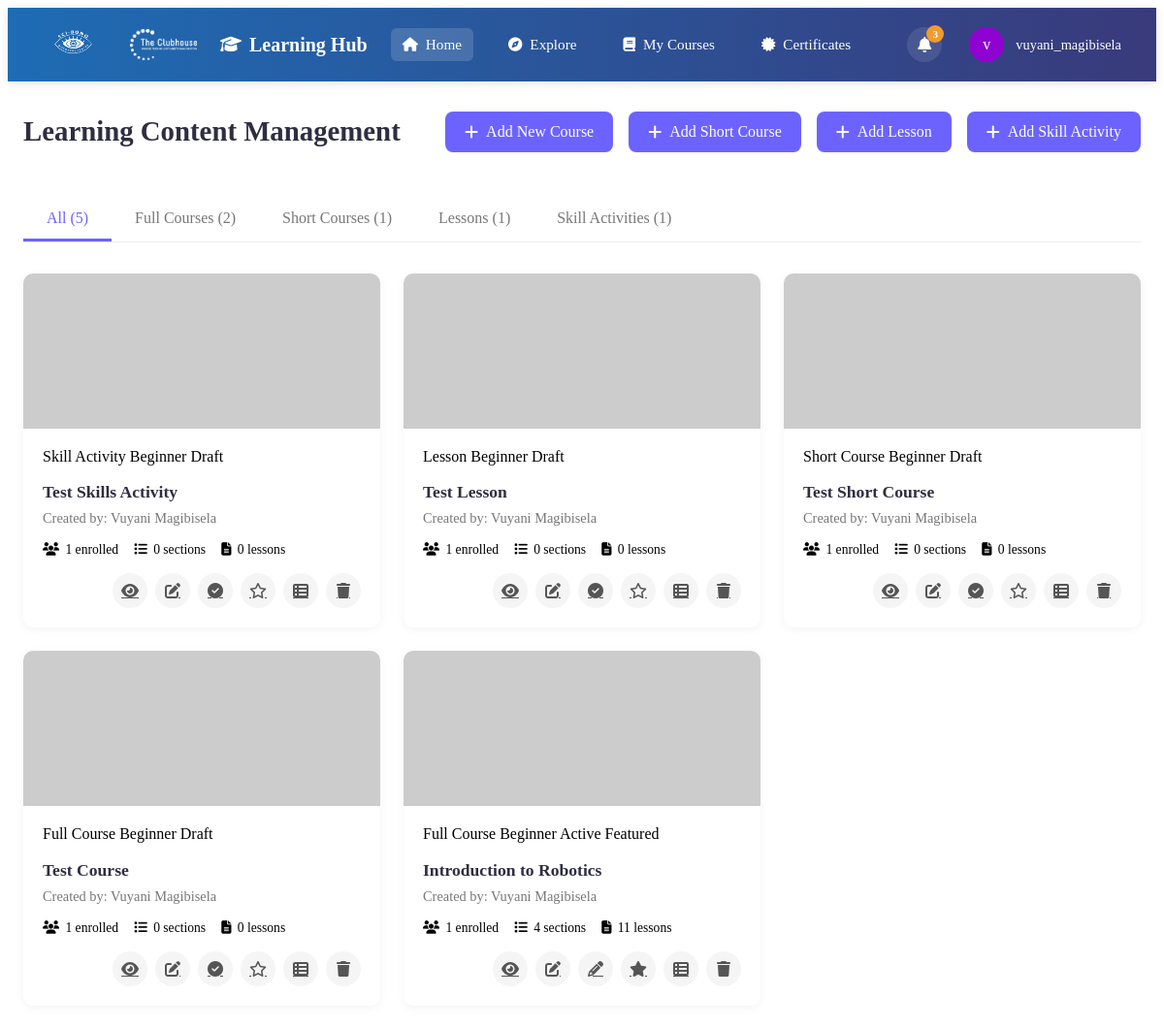
Screenshot of /app/Views/admin/manage-courses.php (signed in) with the database file from the repository.
### tables this page shows
CREATE TABLE `courses` (
  `id` int(11) NOT NULL,
  `course_code` varchar(50) NOT NULL,
  `title` varchar(255) NOT NULL,
  `description` text DEFAULT NULL,
  `learning_objectives` text DEFAULT NULL,
  `course_requirements` text DEFAULT NULL,
  `prerequisites` text DEFAULT NULL,
  `completion_criteria` text DEFAULT NULL,
  `certification_criteria` text DEFAULT NULL,
  `pass_percentage` decimal(5,2) DEFAULT 70.00,
  `type` enum('full_course','short_course','lesson','skill_activity') NOT NULL,
  `category` varchar(100) NOT NULL DEFAULT 'General',
  `difficulty_level` enum('Beginner','Intermediate','Advanced') NOT NULL DEFAULT 'Beginner',
  `duration` varchar(50) DEFAULT NULL,
  `estimated_duration_hours` int(11) DEFAULT NULL,
  `image_path` varchar(255) DEFAULT NULL,
  `thumbnail_path` varchar(255) DEFAULT NULL,
  `enrollment_count` int(11) NOT NULL DEFAULT 0,
  `max_enrollments` int(11) DEFAULT NULL,
  `display_order` int(11) NOT NULL DEFAULT 0,
  `is_featured` tinyint(1) NOT NULL DEFAULT 0,
  `is_published` tinyint(1) NOT NULL DEFAULT 0,
  `status` enum('active','inactive','draft','archived') NOT NULL DEFAULT 'draft',
  `created_by` int(11) NOT NULL,
  `last_updated_by` int(11) DEFAULT NULL,
  `created_at` timestamp NOT NULL DEFAULT current_timestamp(),
  `updated_at` timestamp NOT NULL DEFAULT current_timestamp() ON UPDATE current_timestamp()
);

CREATE TABLE `users` (
  `id` int(100) NOT NULL,
  `username` varchar(255) NOT NULL,
  `email` varchar(255) NOT NULL DEFAULT 'default@example.com',
  `password` varchar(255) NOT NULL,
  `name` varchar(255) NOT NULL,
  `surname` varchar(255) NOT NULL,
  `user_type` enum('admin','mentor','member','alumni','community') NOT NULL DEFAULT 'member',
  `date_of_birth` date DEFAULT NULL,
  `Gender` enum('Male','Female','Other') NOT NULL,
  `grade` int(12) DEFAULT NULL,
  `school` varchar(255) DEFAULT NULL,
  `parent` varchar(255) DEFAULT NULL,
  `parent_email` varchar(255) DEFAULT NULL,
  `leaner_number` int(10) DEFAULT NULL,
  `parent_number` int(10) DEFAULT NULL,
  `Relationship` varchar(255) DEFAULT NULL,
  `Center` enum('Sci-Bono Clubhouse','Waverly Girls Solar Lab','Mapetla Solar Lab','Emdeni Solar Lab') NOT NULL DEFAULT 'Sci-Bono Clubhouse',
  `nationality` varchar(100) DEFAULT NULL,
  `id_number` varchar(50) DEFAULT NULL,
  `home_language` varchar(50) DEFAULT NULL,
  `address_street` varchar(255) DEFAULT NULL,
  `address_suburb` varchar(255) DEFAULT NULL,
  `address_city` varchar(255) DEFAULT NULL,
  `address_province` varchar(100) DEFAULT NULL,
  `address_postal_code` varchar(20) DEFAULT NULL,
  `medical_aid_name` varchar(100) DEFAULT NULL,
  `medical_aid_holder` varchar(100) DEFAULT NULL,
  `medical_aid_number` varchar(100) DEFAULT NULL,
  `emergency_contact_name` varchar(255) DEFAULT NULL,
  `emergency_contact_relationship` varchar(100) DEFAULT NULL,
  `emergency_contact_phone` varchar(50) DEFAULT NULL,
  `emergency_contact_email` varchar(255) DEFAULT NULL,
  `emergency_contact_address` text DEFAULT NULL,
  `interests` text DEFAULT NULL,
  `role_models` text DEFAULT NULL,
  `goals` text DEFAULT NULL,
  `has_computer` tinyint(1) DEFAULT NULL,
  `computer_skills` text DEFAULT NULL,
  `computer_skills_source` varchar(255) DEFAULT NULL
);

### app/Controllers/Admin/AdminCourseController.php (called while the page is built, shortened)
<?php
require_once __DIR__ . '/../../Models/Admin/AdminCourseModel.php';
class AdminCourseController {
    private $courseModel;
    public function __construct($conn) {
        $this->courseModel = new AdminCourseModel($conn);
    }
    public function getAllCourses() {
        return $this->courseModel->getAllCourses();
    }
    public function formatCourseType($type) {
        $types = [
            'full_course' => 'Full Course',
            'short_course' => 'Short Course',
            'lesson' => 'Lesson',
            'skill_activity' => 'Skill Activity'
        ];
        return $types[$type] ?? ucfirst(str_replace('_', ' ', $type));
    }
    public function getDifficultyClass($level) {
        $classes = [
            'Beginner' => 'badge-success',
            'Intermediate' => 'badge-warning',
            'Advanced' => 'badge-danger'
        ];
        return $classes[$level] ?? 'badge-primary';
    }
}
?>

### app/Models/Admin/AdminCourseModel.php (called while the page is built, shortened)
<?php
class AdminCourseModel {
    private $conn;
    public function __construct($conn) {
        $this->conn = $conn;
    }
    public function getAllCourses() {
        $courses = [];
        $sql = "SELECT c.*, u.name as creator_name, u.surname as creator_surname,
                (SELECT COUNT(*) FROM course_sections WHERE course_id = c.id) as section_count,
                (SELECT COUNT(*) FROM course_lessons l JOIN course_sections s ON l.section_id = s.id WHERE s.course_id = c.id) as lesson_count,
                (SELECT COUNT(*) FROM user_enrollments WHERE course_id = c.id) as enrollment_count
                FROM courses c
                LEFT JOIN users u ON c.created_by = u.id
                ORDER BY c.created_at DESC";
        $result = $this->conn->query($sql);
        if ($result && $result->num_rows > 0) {
            while ($row = $result->fetch_assoc()) {
                $courses[] = $row;
            }
        }
        return $courses;
    }
}
?>

### app/Views/admin/manage-courses.php (the view, shortened to what this page needs)
<?php
require_once '../../../server.php';
require_once '../../Controllers/Admin/AdminCourseController.php';
$courseController = new AdminCourseController($conn);
$allCourses = $courseController->getAllCourses();
$courseType = isset($_GET['type']) ? $_GET['type'] : 'all';
$coursesByType = [
    'full_course' => [],
    'short_course' => [],
    'lesson' => [],
    'skill_activity' => []
];
foreach ($allCourses as $course) {
    if (isset($course['type'])) {
        $coursesByType[$course['type']][] = $course;
    }
}
$courseTypeCounts = [
    'total' => count($allCourses),
    'full_course' => count($coursesByType['full_course']),
    'short_course' => count($coursesByType['short_course']),
    'lesson' => count($coursesByType['lesson']),
    'skill_activity' => count($coursesByType['skill_activity'])
];
?>
<!DOCTYPE html>
<html lang="en">
<head>
    <link rel="stylesheet" href="../../../public/assets/css/manage-courses.css">
    <link rel="stylesheet" href="https://cdnjs.cloudflare.com/ajax/libs/font-awesome/6.4.0/css/all.min.css">
</head>
<body>
    <?php include './learn-header.php'; ?>
    <div class="admin-container">
        <div class="admin-header">
            <h1 class="admin-title">Learning Content Management</h1>
            <div class="admin-actions">
                <a href="create-course.php" class="admin-btn">
                    <i class="fas fa-plus"></i> Add New Course
                </a>
                <a href="create-course.php?type=short_course" class="admin-btn">
                    <i class="fas fa-plus"></i> Add Short Course
                </a>
                <a href="create-course.php?type=lesson" class="admin-btn">
                    <i class="fas fa-plus"></i> Add Lesson
                </a>
                <a href="create-course.php?type=skill_activity" class="admin-btn">
                    <i class="fas fa-plus"></i> Add Skill Activity
                </a>
            </div>
        </div>
        <div class="admin-tab-nav">
            <div class="admin-tab <?php echo $courseType == 'all' ? 'active' : ''; ?>" onclick="window.location.href='?type=all'">
                All (<?php echo $courseTypeCounts['total']; ?>)
            </div>
            <div class="admin-tab <?php echo $courseType == 'full_course' ? 'active' : ''; ?>" onclick="window.location.href='?type=full_course'">
                Full Courses (<?php echo $courseTypeCounts['full_course']; ?>)
            </div>
            <div class="admin-tab <?php echo $courseType == 'short_course' ? 'active' : ''; ?>" onclick="window.location.href='?type=short_course'">
                Short Courses (<?php echo $courseTypeCounts['short_course']; ?>)
            </div>
            <div class="admin-tab <?php echo $courseType == 'lesson' ? 'active' : ''; ?>" onclick="window.location.href='?type=lesson'">
                Lessons (<?php echo $courseTypeCounts['lesson']; ?>)
            </div>
            <div class="admin-tab <?php echo $courseType == 'skill_activity' ? 'active' : ''; ?>" onclick="window.location.href='?type=skill_activity'">
                Skill Activities (<?php echo $courseTypeCounts['skill_activity']; ?>)
            </div>
        </div>
        <div class="admin-content">
            <?php if (empty($allCourses)): ?>
            <div class="admin-card">
                <div class="empty-state">
                    <i class="fas fa-book"></i>
                    <h3>No courses found</h3>
                    <p>Get started by creating a new learning content.</p>
                </div>
            </div>
            <?php else: ?>
            <div class="courses-grid">
                <?php foreach ($allCourses as $course): ?>
                <div class="course-card">
                    <div class="course-card-image">
                        <?php if (isset($course['image_path']) && file_exists(BASE_URL . 'public/assets/uploads/images/courses/' . $course['image_path'])): ?>
                            <img src="<?php echo BASE_URL; ?>public/assets/uploads/images/courses/<?php echo htmlspecialchars($course['image_path']); ?>" alt="<?php echo htmlspecialchars($course['title']); ?>">
                        <?php else: ?>
                            <img src="https://picsum.photos/seed/123/600/400<?php echo urlencode(strtolower($course['title'])); ?>" alt="<?php echo htmlspecialchars($course['title']); ?>">
                        <?php endif; ?>
                    </div>
                    <div class="course-card-content">
                        <div class="card-badges">
                            <span class="badge badge-primary"><?php echo $courseController->formatCourseType($course['type']); ?></span>
                            <span class="badge <?php echo $courseController->getDifficultyClass($course['difficulty_level']); ?>"><?php echo htmlspecialchars($course['difficulty_level']); ?></span>
                            <span class="badge <?php echo $course['status'] == 'active' ? 'badge-success' : ($course['status'] == 'draft' ? 'badge-warning' : 'badge-secondary'); ?>">
                                <?php echo ucfirst($course['status']); ?>
                            </span>
                            <?php if ($course['is_featured']): ?>
                            <span class="badge badge-info">Featured</span>
                            <?php endif; ?>
                        </div>
                        <h3 class="course-card-title"><?php echo htmlspecialchars($course['title']); ?></h3>
                        <div class="course-card-info">
                            Created by: <?php echo htmlspecialchars($course['creator_name'] . ' ' . $course['creator_surname']); ?>
                        </div>
                        <div class="course-card-stats">
                            <div class="course-card-stat">
                                <i class="fas fa-users"></i>
                                <span><?php echo intval($course['enrollment_count']); ?> enrolled</span>
                            </div>
                            <div class="course-card-stat">
                                <i class="fas fa-list"></i>
                                <span><?php echo intval($course['section_count']); ?> sections</span>
                            </div>
                            <div class="course-card-stat">
                                <i class="fas fa-file-alt"></i>
                                <span><?php echo intval($course['lesson_count']); ?> lessons</span>
                            </div>
                        </div>
                        <div class="course-card-actions">
                            <a href="../course.php?id=<?php echo $course['id']; ?>" class="icon-btn view" title="View Course">
                                <i class="fas fa-eye"></i>
                            </a>
                            <a href="manage-sections.php?course_id=<?php echo $course['id']; ?>" class="icon-btn edit" title="Edit Course">
                                <i class="fas fa-edit"></i>
                            </a>
                            <?php if ($course['status'] != 'active'): ?>
                            <a href="?status=active&id=<?php echo $course['id']; ?>" class="icon-btn publish" title="Publish Course">
                                <i class="fas fa-check-circle"></i>
                            </a>
                            <?php elseif ($course['status'] != 'draft'): ?>
                            <a href="?status=draft&id=<?php echo $course['id']; ?>" class="icon-btn draft" title="Set to Draft">
                                <i class="fas fa-pencil-alt"></i>
                            </a>
                            <?php endif; ?>
                            <?php if ($course['is_featured']): ?>
                            <a href="?feature=0&id=<?php echo $course['id']; ?>" class="icon-btn featured" title="Remove from Featured">
                                <i class="fas fa-star"></i>
                            </a>
                            <?php else: ?>
                            <a href="?feature=1&id=<?php echo $course['id']; ?>" class="icon-btn not-featured" title="Add to Featured">
                                <i class="far fa-star"></i>
                            </a>
                            <?php endif; ?>
                            <a href="manage-sections.php?course_id=<?php echo $course['id']; ?>" class="icon-btn sections" title="Manage Sections">
                                <i class="fas fa-th-list"></i>
                            </a>
                            <a href="?delete=<?php echo $course['id']; ?>" class="icon-btn delete" title="Delete Course" onclick="return confirm('Are you sure you want to delete this course? This action cannot be undone.');">
                                <i class="fas fa-trash"></i>
                            </a>
                        </div>
                    </div>
                </div>
                <?php endforeach; ?>
            </div>
            <?php endif; ?>
        </div>
    </div>
</body>
</html>

### public/assets/css/manage-courses.css (style rules this page uses)
.admin-container { max-width: 1200px; margin: 0 auto; padding: 1rem; }
.admin-header { display: flex; justify-content: space-between; align-items: center; margin-bottom: 2rem; }
.admin-title { font-size: 1.8rem; font-weight: 600; color: var(--dark); }
.admin-actions { display: flex; gap: 1rem; }
.admin-btn { padding: 0.75rem 1.25rem; background-color: var(--primary); color: white; border: none; border-radius: 8px; font-weight: 500; cursor: pointer; text-decoration: none; display: flex; align-items: center; gap: 0.5rem; transition: background-color 0.2s; }
.admin-tab-nav { display: flex; border-bottom: 1px solid #eee; margin-bottom: 2rem; }
.admin-tab { padding: 0.75rem 1.5rem; cursor: pointer; border-bottom: 3px solid transparent; font-weight: 500; color: #777; transition: all 0.2s; }
.admin-tab.active { border-bottom-color: var(--primary); color: var(--primary); }
.admin-content { min-height: 500px; }
.courses-grid { display: grid; grid-template-columns: repeat(auto-fill, minmax(300px, 1fr)); gap: 1.5rem; }
.course-card { background-color: white; border-radius: 10px; box-shadow: 0 2px 10px rgba(0,0,0,0.05); overflow: hidden; transition: transform 0.2s, box-shadow 0.2s; }
.course-card-image { height: 160px; overflow: hidden; }
.course-card-image img { width: 100%; height: 100%; object-fit: cover; }
.course-card-content { padding: 1.25rem; }
.course-card-title { font-size: 1.1rem; font-weight: 600; margin-bottom: 0.5rem; color: var(--dark); }
.course-card-info { margin-bottom: 1rem; font-size: 0.9rem; color: #777; }
.course-card-stats { display: flex; gap: 1rem; margin-bottom: 1rem; font-size: 0.85rem; }
.course-card-stat { display: flex; align-items: center; gap: 0.4rem; }
.course-card-actions { display: flex; justify-content: flex-end; gap: 0.5rem; }
.icon-btn { width: 36px; height: 36px; border-radius: 50%; display: flex; align-items: center; justify-content: center; background-color: #f5f5f5; color: #555; border: none; cursor: pointer; transition: background-color 0.2s; }

### app/Views/admin/learn-header.php (style rules this page uses)
:root { --primary: #6C63FF; --secondary: #F29A2E; --purple: #9002D2; --dark: #2F2E41; --light: #E6EAEE; --white: #FFFFFF; --blue: #1E6CB4; --dark-blue: #393A7B; }

### rows the page displays
courses: type "Skill Activity", difficulty_level "Beginner", status "Draft", title "Test Skills Activity", created_by.surname "Vuyani Magibisela", enrollment_count "1", section_count "0", lesson_count "0"
courses: type "Lesson", difficulty_level "Beginner", status "Draft", title "Test Lesson", created_by.surname "Vuyani Magibisela", enrollment_count "1", section_count "0", lesson_count "0"
courses: type "Short Course", difficulty_level "Beginner", status "Draft", title "Test Short Course", created_by.surname "Vuyani Magibisela", enrollment_count "1", section_count "0", lesson_count "0"
courses: type "Full Course", difficulty_level "Beginner", status "Draft", title "Test Course", created_by.surname "Vuyani Magibisela", enrollment_count "1", section_count "0", lesson_count "0"
courses: type "Full Course", difficulty_level "Beginner", status "Active", is_featured "Featured", title "Introduction to Robotics", created_by.surname "Vuyani Magibisela", enrollment_count "1", section_count "4", lesson_count "11"

### other values shown
substr($_SESSION['username'], 0, 1) "v"
$_SESSION['username'] "vuyani_magibisela"
$courseTypeCounts['total'] "5"
$courseTypeCounts['full_course'] "2"
$courseTypeCounts['short_course'] "1"
$courseTypeCounts['lesson'] "1"
$courseTypeCounts['skill_activity'] "1"
